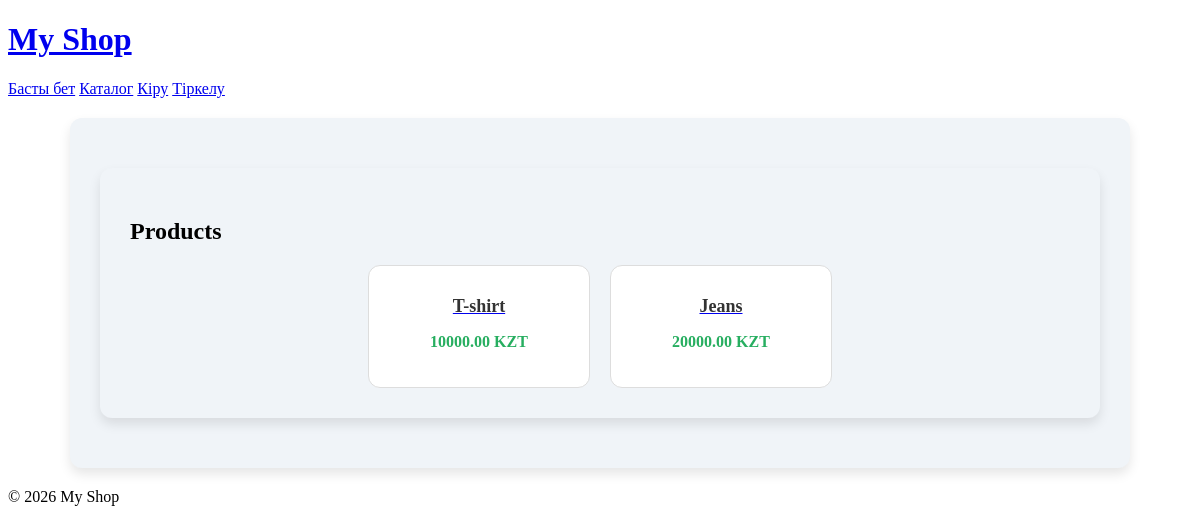
Screenshot of /category/3/ with the database file from the repository.
### mainapp/models.py (models this page shows, shortened)
class Product(models.Model):
    name = models.CharField(max_length=150)
    price = models.DecimalField(max_digits=10, decimal_places=2)
    stock = models.IntegerField()
    category = models.ForeignKey(Category, on_delete=models.CASCADE)

### mainapp/views.py (the view)
# urls.py: path('category/<int:category_id>/', views.catalog_by_category, name='catalog_by_category'),
def catalog_by_category(request, category_id):
    products = Product.objects.filter(category_id=category_id)
    return render(request, 'mainapp/catalog.html', {'products': products})

### mainapp/templates/mainapp/catalog.html
{% extends 'mainapp/base.html' %}
{% block content %}
<div class="container-content">
    <h2>Products</h2>
    <div class="products">
        {% for p in products %}
            <div class="product">
                <a href="{% url 'product_detail' p.id %}">
                    <h3>{{ p.name }}</h3>
                </a>
                <p>{{ p.price }} KZT</p>
            </div>
        {% endfor %}
    </div>
</div>
{% endblock %}

### mainapp/static/mainapp/css/style.css (style rules this page uses)
.container-content { max-width: 1000px; margin: 20px auto; padding: 30px; background-color: #f0f4f8; border-radius: 12px; box-shadow: 0 6px 12px rgba(0,0,0,0.1); }
.products { display: flex; flex-wrap: wrap; gap: 20px; justify-content: center; }
.product { background-color: #fff; padding: 20px; border-radius: 12px; width: 180px; text-align: center; transition: transform 0.3s, box-shadow 0.3s; border: 1px solid #ddd; }
.product h3 { font-size: 18px; margin: 10px 0 5px; color: #333; }
.product p { font-weight: bold; color: #27ae60; }

### rows the page displays
Product: name "T-shirt", price "10000.00"
Product: name "Jeans", price "20000.00"
